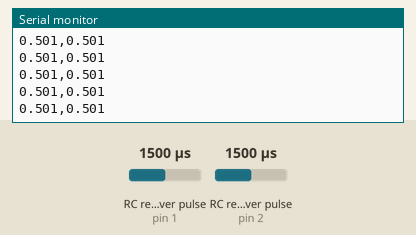
This sketch was run on a simulated Arduino Uno, built with avr-gcc and run on an emulated ATmega328P. Parts: the last lines printed to the serial monitor. Wiring (inferred from the names in the program): 2 × RC receiver channel: data pin 1 / data pin 2. The inputs (shaded band) are chosen by the test bench; at power-on: RC receiver pulse (sensors on pin 1, pin 2) 1500 µs.

Above: at 1.2 s.
1.3 s: RC receiver pulse (sensor on pin 1) set to 1020 µs
At 1.37 s:
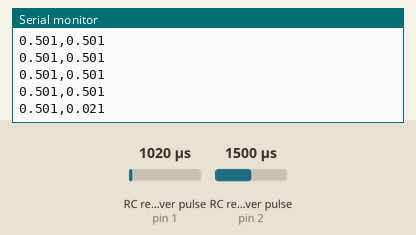
2.8 s: RC receiver pulse (sensor on pin 2) set to 1020 µs
At 2.81 s:
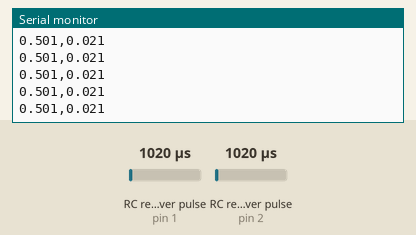
4.3 s: RC receiver pulse (sensor on pin 1) set to 1250 µs
At 4.31 s:
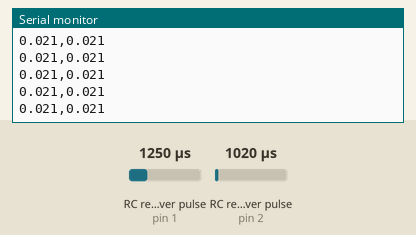
5.8 s: RC receiver pulse (sensor on pin 2) set to 1250 µs
At 5.81 s:
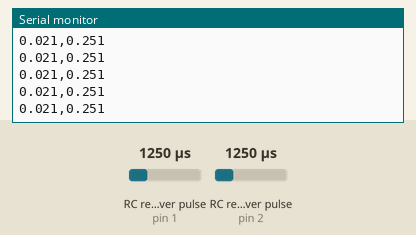
Timing chart, 0 to 8.3 s (numbered marks = the images above; inputs shaded):
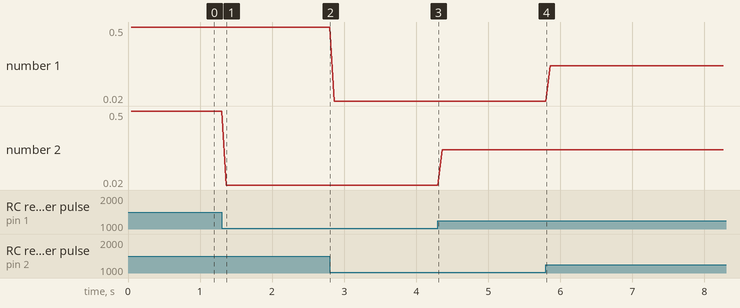

Measured:
- after the input at 1.3 s, the serial monitor: prints a new line after 0.06 s (image 1)
- plotted number 2: 0.5 → 0.02 after the input at 1.3 s, 0.02 → 0.25 after the input at 4.3 s

The sketch:

ESP-Joystickhandler.ino
```cpp
// Pins für CH1 (Lenkung) und CH2 (Gas)
#define CH1_PIN 2   // GPIO4 an Empfänger CH1
#define CH2_PIN 1   // GPIO5 an Empfänger CH2

// Wertebereich PWM (µs)
#define PWM_MIN 1000
#define PWM_MID 1500
#define PWM_MAX 2000

void setup() {
  Serial.begin(115200);
  pinMode(CH1_PIN, INPUT);
  pinMode(CH2_PIN, INPUT);
}

void loop() {
  // Pulsbreiten messen
  unsigned long ch1Pulse = pulseIn(CH1_PIN, HIGH, 25000); // µs
  unsigned long ch2Pulse = pulseIn(CH2_PIN, HIGH, 25000);

  // Normierung auf -100 ... +100 %
  float steering = mapFloat(ch1Pulse, PWM_MIN, PWM_MAX, 0.0, 1.0);
  float throttle = mapFloat(ch2Pulse, PWM_MIN, PWM_MAX, 0.0, 1.0);

  Serial.print(steering, 3);
  Serial.print(",");
  Serial.print(throttle, 3);
  Serial.println();

  delay(20); // 50 Hz Refresh
}

// Hilfsfunktion für float-Mapping
float mapFloat(float x, float in_min, float in_max, float out_min, float out_max) {
  return (x - in_min) * (out_max - out_min) / (in_max - in_min) + out_min;
}
```
